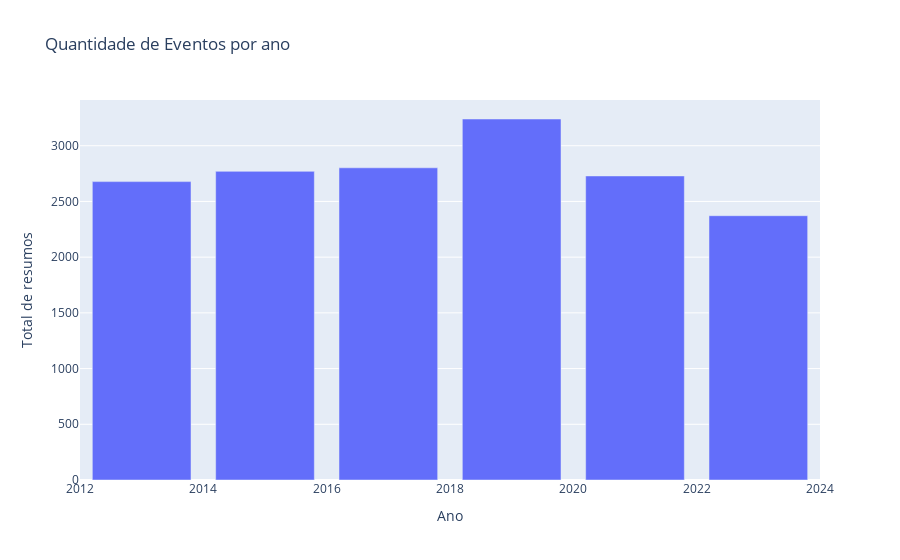

The notebook cell this image was saved under:
### Code cell
# gráfico de barras com coluna x = Ano e y = Quantidade
fig2 = px.bar(df_ano_evento, x='Ano', y='Total de resumos', title='Quantidade de Eventos por ano')

fig2.show()

### Figure 1 — Plotly figure (JSON) as saved in the notebook; plotly's stock layout.template omitted (floating-point values rounded to 4 significant figures)
{"data": [{"alignmentgroup": "True", "hovertemplate": "Ano=%{x}<br>Total de resumos=%{y}<extra></extra>", "legendgroup": "", "marker": {"color": "#636efa", "pattern": {"shape": ""}}, "name": "", "offsetgroup": "", "orientation": "v", "showlegend": false, "textposition": "auto", "type": "bar", "x": [2013, 2015, 2017, 2019, 2021, 2023], "xaxis": "x", "y": [2678, 2770, 2802, 3240, 2729, 2372], "yaxis": "y"}], "layout": {"barmode": "relative", "legend": {"tracegroupgap": 0}, "title": {"text": "Quantidade de Eventos por ano"}, "xaxis": {"anchor": "y", "domain": [0, 1], "title": {"text": "Ano"}}, "yaxis": {"anchor": "x", "domain": [0, 1], "title": {"text": "Total de resumos"}}}}
